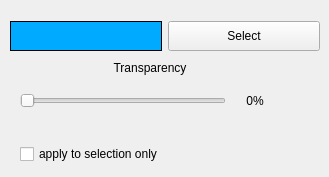
   <widget class="QWidget" name="by_color">
    <attribute name="title">
     <string>Custom Color</string>
    </attribute>
    <widget class="QWidget" name="layout72">
     <property name="geometry">
      <rect>
       <x>10</x>
       <y>20</y>
       <width>310</width>
       <height>32</height>
      </rect>
     </property>
     <layout class="QHBoxLayout">
      <property name="spacing">
       <number>6</number>
      </property>
      <property name="margin">
       <number>0</number>
      </property>
      <item>
       <widget class="QLabel" name="custom_color_label">
        <property name="maximumSize">
         <size>
          <width>32767</width>
          <height>30</height>
         </size>
        </property>
        <property name="palette">
         <palette>
          <active>
           <colorrole role="WindowText">
            <brush brushstyle="SolidPattern">
             <color alpha="255">
              <red>0</red>
              <green>0</green>
              <blue>0</blue>
             </color>
            </brush>
           </colorrole>
           <colorrole role="Button">
            <brush brushstyle="SolidPattern">
             <color alpha="255">
              <red>221</red>
              <green>223</green>
              <blue>228</blue>
             </color>
            </brush>
           </colorrole>
           <colorrole role="Light">
            <brush brushstyle="SolidPattern">
             <color alpha="255">
              <red>255</red>
              <green>255</green>
              <blue>255</blue>
             </color>
            </brush>
           </colorrole>
           <colorrole role="Midlight">
            <brush brushstyle="SolidPattern">
             <color alpha="255">
              <red>255</red>
              <green>255</green>
              <blue>255</blue>
             </color>
            </brush>
           </colorrole>
           <colorrole role="Dark">
            <brush brushstyle="SolidPattern">
             <color alpha="255">
              <red>85</red>
              <green>85</green>
              <blue>85</blue>
             </color>
            </brush>
           </colorrole>
           <colorrole role="Mid">
            <brush brushstyle="SolidPattern">
             <color alpha="255">
              <red>199</red>
              <green>199</green>
              <blue>199</blue>
             </color>
            </brush>
           </colorrole>
           <colorrole role="Text">
            <brush brushstyle="SolidPattern">
             <color alpha="255">
              <red>0</red>
              <green>0</green>
              <blue>0</blue>
             </color>
            </brush>
           </colorrole>
           <colorrole role="BrightText">
            <brush brushstyle="SolidPattern">
             <color alpha="255">
              <red>255</red>
              <green>255</green>
              <blue>255</blue>
             </color>
            </brush>
           </colorrole>
           <colorrole role="ButtonText">
            <brush brushstyle="SolidPattern">
             <color alpha="255">
              <red>0</red>
              <green>0</green>
              <blue>0</blue>
             </color>
            </brush>
           </colorrole>
           <colorrole role="Base">
            <brush brushstyle="SolidPattern">
             <color alpha="255">
              <red>255</red>
              <green>255</green>
              <blue>255</blue>
             </color>
            </brush>
           </colorrole>
           <colorrole role="Window">
            <brush brushstyle="SolidPattern">
             <color alpha="255">
              <red>0</red>
              <green>170</green>
              <blue>255</blue>
             </color>
            </brush>
           </colorrole>
           <colorrole role="Shadow">
            <brush brushstyle="SolidPattern">
             <color alpha="255">
              <red>0</red>
              <green>0</green>
              <blue>0</blue>
             </color>
            </brush>
           </colorrole>
           <colorrole role="Highlight">
            <brush brushstyle="SolidPattern">
             <color alpha="255">
              <red>103</red>
              <green>141</green>
              <blue>178</blue>
             </color>
            </brush>
           </colorrole>
           <colorrole role="HighlightedText">
            <brush brushstyle="SolidPattern">
             <color alpha="255">
              <red>255</red>
              <green>255</green>
              <blue>255</blue>
             </color>
            </brush>
           </colorrole>
           <colorrole role="Link">
            <brush brushstyle="SolidPattern">
             <color alpha="255">
              <red>0</red>
              <green>0</green>
              <blue>238</blue>
             </color>
            </brush>
           </colorrole>
           <colorrole role="LinkVisited">
            <brush brushstyle="SolidPattern">
             <color alpha="255">
              <red>82</red>
              <green>24</green>
              <blue>139</blue>
             </color>
            </brush>
           </colorrole>
           <colorrole role="AlternateBase">
            <brush brushstyle="SolidPattern">
             <color alpha="255">
              <red>232</red>
              <green>232</green>
              <blue>232</blue>
             </color>
            </brush>
           </colorrole>
          </active>
          <inactive>
           <colorrole role="WindowText">
            <brush brushstyle="SolidPattern">
             <color alpha="255">
              <red>0</red>
              <green>0</green>
              <blue>0</blue>
             </color>
            </brush>
           </colorrole>
           <colorrole role="Button">
            <brush brushstyle="SolidPattern">
             <color alpha="255">
              <red>221</red>
              <green>223</green>
              <blue>228</blue>
             </color>
            </brush>
           </colorrole>
           <colorrole role="Light">
            <brush brushstyle="SolidPattern">
             <color alpha="255">
              <red>255</red>
              <green>255</green>
              <blue>255</blue>
             </color>
            </brush>
           </colorrole>
           <colorrole role="Midlight">
            <brush brushstyle="SolidPattern">
             <color alpha="255">
              <red>255</red>
              <green>255</green>
              <blue>255</blue>
             </color>
            </brush>
           </colorrole>
           <colorrole role="Dark">
            <brush brushstyle="SolidPattern">
             <color alpha="255">
              <red>85</red>
              <green>85</green>
              <blue>85</blue>
             </color>
            </brush>
           </colorrole>
           <colorrole role="Mid">
            <brush brushstyle="SolidPattern">
             <color alpha="255">
              <red>199</red>
              <green>199</green>
              <blue>199</blue>
             </color>
            </brush>
           </colorrole>
           <colorrole role="Text">
            <brush brushstyle="SolidPattern">
             <color alpha="255">
              <red>0</red>
              <green>0</green>
              <blue>0</blue>
             </color>
            </brush>
           </colorrole>
           <colorrole role="BrightText">
            <brush brushstyle="SolidPattern">
             <color alpha="255">
              <red>255</red>
              <green>255</green>
              <blue>255</blue>
             </color>
            </brush>
           </colorrole>
           <colorrole role="ButtonText">
            <brush brushstyle="SolidPattern">
             <color alpha="255">
              <red>0</red>
              <green>0</green>
              <blue>0</blue>
             </color>
            </brush>
           </colorrole>
           <colorrole role="Base">
            <brush brushstyle="SolidPattern">
             <color alpha="255">
              <red>255</red>
              <green>255</green>
              <blue>255</blue>
             </color>
            </brush>
           </colorrole>
           <colorrole role="Window">
            <brush brushstyle="SolidPattern">
             <color alpha="255">
              <red>0</red>
              <green>170</green>
              <blue>255</blue>
             </color>
            </brush>
           </colorrole>
           <colorrole role="Shadow">
            <brush brushstyle="SolidPattern">
             <color alpha="255">
              <red>0</red>
              <green>0</green>
              <blue>0</blue>
             </color>
            </brush>
           </colorrole>
           <colorrole role="Highlight">
            <brush brushstyle="SolidPattern">
             <color alpha="255">
              <red>103</red>
              <green>141</green>
              <blue>178</blue>
             </color>
            </brush>
           </colorrole>
           <colorrole role="HighlightedText">
            <brush brushstyle="SolidPattern">
             <color alpha="255">
              <red>255</red>
              <green>255</green>
              <blue>255</blue>
             </color>
            </brush>
           </colorrole>
           <colorrole role="Link">
            <brush brushstyle="SolidPattern">
             <color alpha="255">
              <red>0</red>
              <green>0</green>
              <blue>238</blue>
             </color>
            </brush>
           </colorrole>
           <colorrole role="LinkVisited">
            <brush brushstyle="SolidPattern">
             <color alpha="255">
              <red>82</red>
              <green>24</green>
              <blue>139</blue>
             </color>
            </brush>
           </colorrole>
           <colorrole role="AlternateBase">
            <brush brushstyle="SolidPattern">
             <color alpha="255">
              <red>232</red>
              <green>232</green>
              <blue>232</blue>
             </color>
            </brush>
           </colorrole>
          </inactive>
          <disabled>
           <colorrole role="WindowText">
            <brush brushstyle="SolidPattern">
             <color alpha="255">
              <red>128</red>
              <green>128</green>
              <blue>128</blue>
             </color>
            </brush>
           </colorrole>
           <colorrole role="Button">
            <brush brushstyle="SolidPattern">
             <color alpha="255">
              <red>221</red>
              <green>223</green>
              <blue>228</blue>
             </color>
            </brush>
           </colorrole>
           <colorrole role="Light">
            <brush brushstyle="SolidPattern">
             <color alpha="255">
              <red>255</red>
              <green>255</green>
              <blue>255</blue>
             </color>
            </brush>
           </colorrole>
           <colorrole role="Midlight">
            <brush brushstyle="SolidPattern">
             <color alpha="255">
              <red>255</red>
              <green>255</green>
              <blue>255</blue>
             </color>
            </brush>
           </colorrole>
           <colorrole role="Dark">
            <brush brushstyle="SolidPattern">
             <color alpha="255">
              <red>85</red>
              <green>85</green>
              <blue>85</blue>
             </color>
            </brush>
           </colorrole>
           <colorrole role="Mid">
            <brush brushstyle="SolidPattern">
             <color alpha="255">
              <red>199</red>
              <green>199</green>
              <blue>199</blue>
             </color>
            </brush>
           </colorrole>
           <colorrole role="Text">
            <brush brushstyle="SolidPattern">
             <color alpha="255">
              <red>199</red>
              <green>199</green>
              <blue>199</blue>
             </color>
            </brush>
           </colorrole>
           <colorrole role="BrightText">
            <brush brushstyle="SolidPattern">
             <color alpha="255">
              <red>255</red>
              <green>255</green>
              <blue>255</blue>
             </color>
            </brush>
           </colorrole>
           <colorrole role="ButtonText">
            <brush brushstyle="SolidPattern">
             <color alpha="255">
              <red>128</red>
              <green>128</green>
              <blue>128</blue>
             </color>
            </brush>
           </colorrole>
           <colorrole role="Base">
            <brush brushstyle="SolidPattern">
             <color alpha="255">
              <red>0</red>
              <green>170</green>
              <blue>255</blue>
             </color>
            </brush>
           </colorrole>
           <colorrole role="Window">
            <brush brushstyle="SolidPattern">
             <color alpha="255">
              <red>0</red>
              <green>170</green>
              <blue>255</blue>
             </color>
            </brush>
           </colorrole>
           <colorrole role="Shadow">
            <brush brushstyle="SolidPattern">
             <color alpha="255">
              <red>0</red>
              <green>0</green>
              <blue>0</blue>
             </color>
            </brush>
           </colorrole>
           <colorrole role="Highlight">
            <brush brushstyle="SolidPattern">
             <color alpha="255">
              <red>86</red>
              <green>117</green>
              <blue>148</blue>
             </color>
            </brush>
           </colorrole>
           <colorrole role="HighlightedText">
            <brush brushstyle="SolidPattern">
             <color alpha="255">
              <red>255</red>
              <green>255</green>
              <blue>255</blue>
             </color>
            </brush>
           </colorrole>
           <colorrole role="Link">
            <brush brushstyle="SolidPattern">
             <color alpha="255">
              <red>0</red>
              <green>0</green>
              <blue>238</blue>
             </color>
            </brush>
           </colorrole>
           <colorrole role="LinkVisited">
            <brush brushstyle="SolidPattern">
             <color alpha="255">
              <red>82</red>
              <green>24</green>
              <blue>139</blue>
             </color>
            </brush>
           </colorrole>
           <colorrole role="AlternateBase">
            <brush brushstyle="SolidPattern">
             <color alpha="255">
              <red>232</red>
              <green>232</green>
              <blue>232</blue>
             </color>
            </brush>
           </colorrole>
          </disabled>
         </palette>
        </property>
        <property name="autoFillBackground">
         <bool>true</bool>
        </property>
        <property name="frameShape">
         <enum>QFrame::Panel</enum>
        </property>
        <property name="text">
         <string/>
        </property>
       </widget>
      </item>
      <item>
       <widget class="QPushButton" name="choose_button">
        <property name="minimumSize">
         <size>
          <width>30</width>
          <height>30</height>
         </size>
        </property>
        <property name="maximumSize">
         <size>
          <width>32767</width>
          <height>30</height>
         </size>
        </property>
        <property name="text">
         <string>Select</string>
        </property>
       </widget>
      </item>
     </layout>
    </widget>
    <widget class="QSlider" name="transparency_slider">
     <property name="geometry">
      <rect>
       <x>20</x>
       <y>90</y>
       <width>206</width>
       <height>21</height>
      </rect>
     </property>
     <property name="minimumSize">
      <size>
       <width>0</width>
       <height>21</height>
      </size>
     </property>
     <property name="toolTip">
      <string>Select level of transparency</string>
     </property>
     <property name="minimum">
      <number>0</number>
     </property>
     <property name="maximum">
      <number>100</number>
     </property>
     <property name="singleStep">
      <number>1</number>
     </property>
     <property name="value">
      <number>0</number>
     </property>
     <property name="orientation">
      <enum>Qt::Horizontal</enum>
     </property>
     <property name="tickInterval">
      <number>10</number>
     </property>
    </widget>
    <widget class="QLabel" name="textLabel1_2_2_2">
     <property name="geometry">
      <rect>
       <x>20</x>
       <y>60</y>
       <width>260</width>
       <height>16</height>
      </rect>
     </property>
     <property name="text">
      <string>Transparency</string>
     </property>
     <property name="alignment">
      <set>Qt::AlignCenter</set>
     </property>
    </widget>
    <widget class="QLabel" name="transparency_label">
     <property name="geometry">
      <rect>
       <x>230</x>
       <y>90</y>
       <width>50</width>
       <height>21</height>
      </rect>
     </property>
     <property name="text">
      <string>0%</string>
     </property>
     <property name="alignment">
      <set>Qt::AlignCenter</set>
     </property>
    </widget>
    <widget class="QCheckBox" name="color_only_selection">
     <property name="geometry">
      <rect>
       <x>20</x>
       <y>140</y>
       <width>288</width>
       <height>28</height>
      </rect>
     </property>
     <property name="text">
      <string>apply to selection only</string>
     </property>
    </widget>
   </widget>
